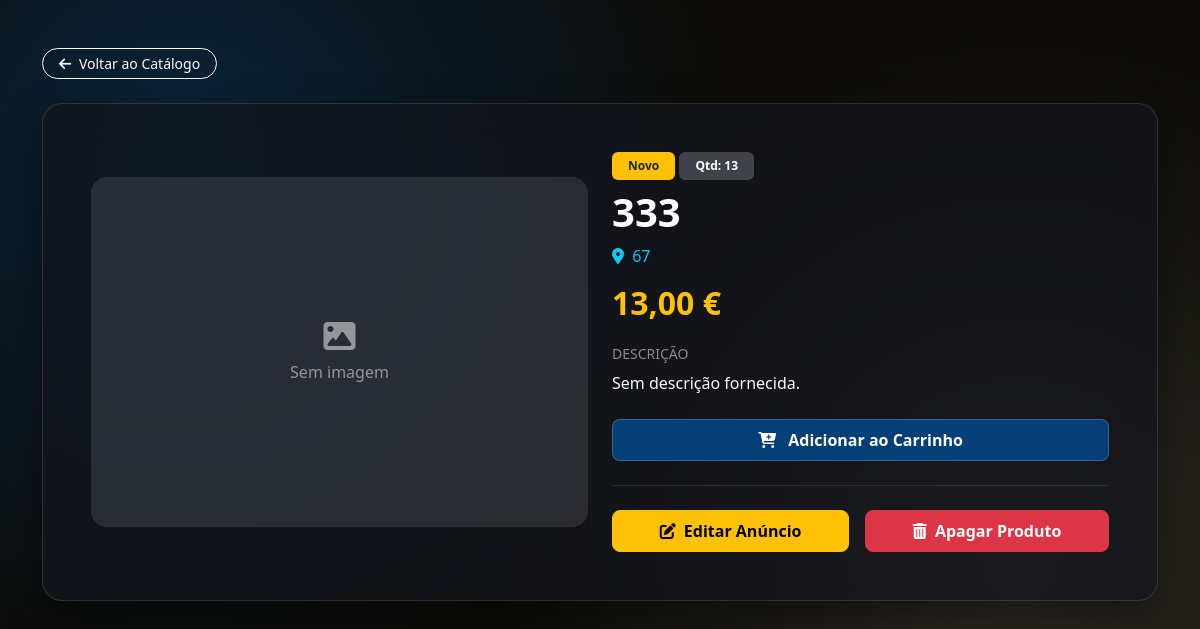
/produto/5/, run on an earlier commit of the app's database.
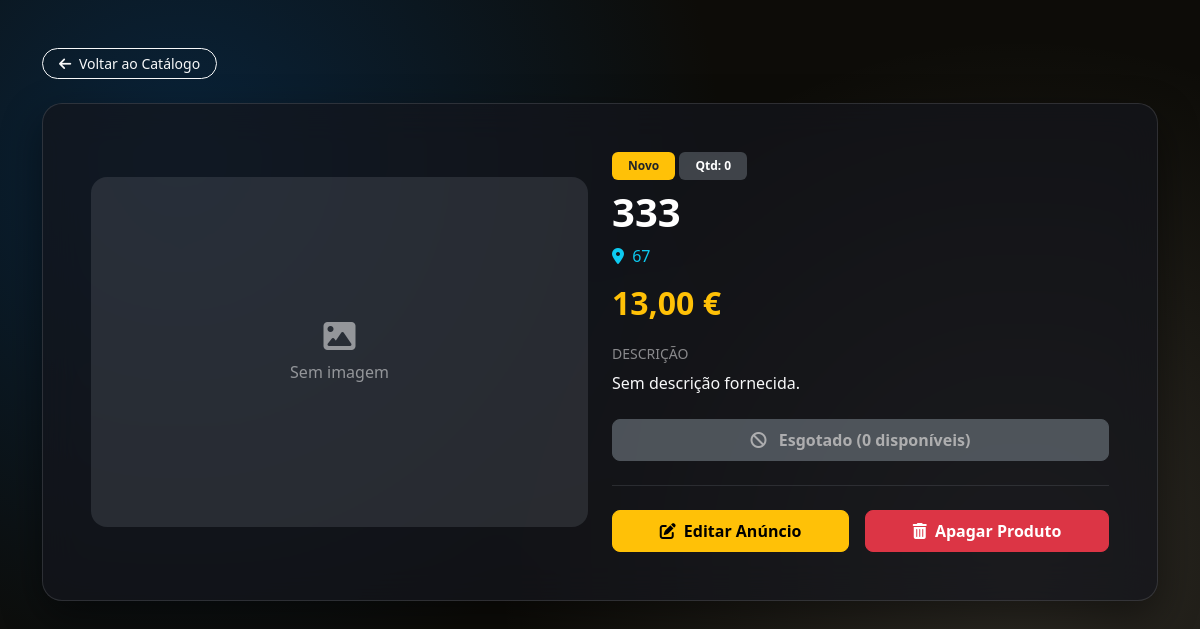
And on a later commit of the database.
### marketplace/models.py (models this page shows, shortened)
class Produto(models.Model):
    CATEGORIAS_CHOICES = [
        ('tecnologia', 'Tecnologia'),
        ('moda', 'Moda'),
        ('casa', 'Casa (Utensílios Domésticos)'),
        ('desporto', 'Desporto'),
        ('gaming', 'Gaming'),
        ('livros', 'Livros'),
    ]
    ESTADO_CHOICES = [
        ('novo', 'Novo'),
        ('semi_novo', 'Semi Novo'),
        ('muito_usado', 'Muito Usado'),
    ]
    STATUS_CHOICES = [
        ('disponivel', 'Disponível'),
        ('reservado', 'Reservado'),
        ('vendido', 'Vendido'),
        ('trocado', 'Trocado'),
    ]
    vendedor = models.ForeignKey(Utilizador, on_delete=models.CASCADE, related_name='produtos')
    titulo = models.CharField(max_length=150)
    descricao = models.TextField(blank=True, null=True)
    categoria = models.CharField(max_length=30, choices=CATEGORIAS_CHOICES, default='tecnologia')
    estado_conservacao = models.CharField(max_length=20, choices=ESTADO_CHOICES, default='semi_novo')
    preco = models.DecimalField(max_digits=8, decimal_places=2)
    quantidade = models.PositiveIntegerField(default=1)
    localizacao = models.CharField(max_length=100, default='Portugal')
    imagem = models.ImageField(upload_to='produtos/', blank=True, null=True)
    aceita_troca = models.BooleanField(default=False)
    preferencias_troca = models.CharField(max_length=255, blank=True, null=True, help_text="O que aceita em troca?")
    status = models.CharField(max_length=20, choices=STATUS_CHOICES, default='disponivel')
    data_criacao = models.DateTimeField(auto_now_add=True)

### marketplace/views.py (the view)
# urls.py: path('produto/<int:id>/', views.detalhe_produto, name='detalhe_produto'),
def detalhe_produto(request, id):
    produto = get_object_or_404(Produto, id=id)
    carrinho = request.session.get('carrinho', {})
    if isinstance(carrinho, list):
        carrinho = {str(i): 1 for i in carrinho}
        request.session['carrinho'] = carrinho
    qtd_no_carrinho = carrinho.get(str(produto.id), 0)
    return render(request, 'produto.html', {
        'produto': produto,
        'modo': 'detalhe',
        'qtd_no_carrinho': qtd_no_carrinho,
    })

### marketplace/templates/produto.html (shortened to what this page needs)
<!DOCTYPE html>
<html lang="pt-pt">
<head>
    <link href="https://cdn.jsdelivr.net/npm/bootstrap@5.3.0/dist/css/bootstrap.min.css" rel="stylesheet">
    <link rel="stylesheet" href="https://cdnjs.cloudflare.com/ajax/libs/font-awesome/6.4.0/css/all.min.css">
    <link href="https://cdn.jsdelivr.net/npm/tom-select@2.3.1/dist/css/tom-select.bootstrap5.min.css" rel="stylesheet">
</head>
<body class="py-5">
    <div class="container">
        {% if modo == 'detalhe' %}
            <div class="mb-4">
                <a href="{% url 'lista_produtos' %}" class="btn btn-outline-light btn-sm rounded-pill px-3"><i class="fas fa-arrow-left me-1"></i> Voltar ao Catálogo</a>
            </div>
            <div class="glass-card p-4 p-md-5">
                <div class="row g-4 align-items-center">
                    <div class="col-md-6">
                        {% if produto.imagem %}
                            <img src="{{ produto.imagem.url }}" alt="{{ produto.titulo }}" class="product-img">
                        {% else %}
                            <div class="bg-secondary bg-opacity-25 d-flex align-items-center justify-content-center rounded-4" style="height: 350px;">
                                <span class="text-white-50"><i class="fas fa-image fa-2x mb-2 d-block text-center"></i>Sem imagem</span>
                            </div>
                        {% endif %}
                    </div>
                    <div class="col-md-6">
                        <span class="badge bg-warning text-dark mb-2 px-3 py-2">{{ produto.get_estado_conservacao_display }}</span>
                        <span class="badge bg-secondary bg-opacity-50 mb-2 px-3 py-2">Qtd: {{ produto.quantidade }}</span>
                        <h1 class="fw-bold mb-2">{{ produto.titulo }}</h1>
                        <p class="text-info mb-3"><i class="fas fa-map-marker-alt me-1"></i> {{ produto.localizacao }}</p>
                        <h2 class="text-warning fw-bold mb-4">{{ produto.preco }} €</h2>
                        <div class="mb-4">
                            <h6 class="text-white-50 text-uppercase small">Descrição</h6>
                            <p class="mb-0 text-light">{{ produto.descricao|default:"Sem descrição fornecida." }}</p>
                        </div>
                        <div class="mb-3">
                            {% if produto.quantidade > 0 %}
                                <a href="{% url 'adicionar_carrinho' produto.id %}" class="btn btn-primary fw-bold w-100 py-2 rounded-3" style="background-color: #043f77; border: 1px solid rgba(255,255,255,0.2);">
                                    <i class="fas fa-cart-plus me-2"></i> Adicionar ao Carrinho
                                </a>
                            {% else %}
                                <button type="button" class="btn btn-secondary fw-bold w-100 py-2 rounded-3" disabled>
                                    <i class="fas fa-ban me-2"></i> Esgotado (0 disponíveis)
                                </button>
                            {% endif %}
                        </div>
                        <hr class="border-secondary my-4">
                        <div class="d-flex gap-3">
                            <a href="{% url 'editar_produto' produto.id %}" class="btn btn-warning fw-bold flex-grow-1 py-2 rounded-3"><i class="fas fa-edit me-1"></i> Editar Anúncio</a>
                            <form method="POST" action="{% url 'apagar_produto' produto.id %}" class="flex-grow-1" onsubmit="return confirm('Tens a certeza que queres apagar este anúncio permanentemente?');">
                                <button type="submit" class="btn btn-danger fw-bold w-100 py-2 rounded-3"><i class="fas fa-trash-alt me-1"></i> Apagar Produto</button>
                            </form>
                        </div>
                    </div>
                </div>
            </div>
        {% endif %}
    </div>
</body>
</html>

What changed in the data, as far as the page shows it:
changed Produto "Sem descrição fornecida.": quantidade "13" → "0"
Also different on the page:
text no longer shown: "Adicionar ao Carrinho"
text now shown: "Esgotado (0 disponíveis)"
